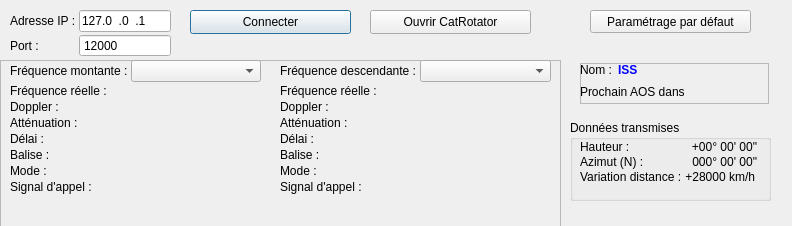
<?xml version="1.0" encoding="UTF-8"?>
<ui version="4.0">
 <class>Antenne</class>
 <widget class="QFrame" name="Antenne">
  <property name="geometry">
   <rect>
    <x>0</x>
    <y>0</y>
    <width>792</width>
    <height>226</height>
   </rect>
  </property>
  <property name="windowTitle">
   <string notr="true">Frame</string>
  </property>
  <widget class="QWidget" name="formLayoutWidget_81">
   <property name="geometry">
    <rect>
     <x>10</x>
     <y>10</y>
     <width>161</width>
     <height>51</height>
    </rect>
   </property>
   <layout class="QFormLayout" name="formLayout_radio1">
    <property name="horizontalSpacing">
     <number>3</number>
    </property>
    <property name="verticalSpacing">
     <number>2</number>
    </property>
    <item row="0" column="0">
     <widget class="QLabel" name="lbl_adresse">
      <property name="text">
       <string>Adresse IP :</string>
      </property>
     </widget>
    </item>
    <item row="0" column="1">
     <widget class="QLineEdit" name="adresse">
      <property name="inputMask">
       <string notr="true">000.000.000.000</string>
      </property>
      <property name="text">
       <string notr="true">127.0.0.1</string>
      </property>
     </widget>
    </item>
    <item row="1" column="0">
     <widget class="QLabel" name="lbl_port">
      <property name="text">
       <string>Port :</string>
      </property>
     </widget>
    </item>
    <item row="1" column="1">
     <widget class="QSpinBox" name="port">
      <property name="buttonSymbols">
       <enum>QAbstractSpinBox::NoButtons</enum>
      </property>
      <property name="minimum">
       <number>1</number>
      </property>
      <property name="maximum">
       <number>65535</number>
      </property>
      <property name="value">
       <number>12000</number>
      </property>
     </widget>
    </item>
   </layout>
  </widget>
  <widget class="QGroupBox" name="donneesTransmises">
   <property name="geometry">
    <rect>
     <x>570</x>
     <y>120</y>
     <width>201</width>
     <height>81</height>
    </rect>
   </property>
   <property name="title">
    <string>Données transmises</string>
   </property>
   <widget class="QWidget" name="formLayoutWidget_83">
    <property name="geometry">
     <rect>
      <x>10</x>
      <y>20</y>
      <width>176</width>
      <height>52</height>
     </rect>
    </property>
    <layout class="QFormLayout" name="formLayout_topoSatRadio">
     <property name="sizeConstraint">
      <enum>QLayout::SetFixedSize</enum>
     </property>
     <property name="labelAlignment">
      <set>Qt::AlignLeading|Qt::AlignLeft|Qt::AlignVCenter</set>
     </property>
     <property name="horizontalSpacing">
      <number>3</number>
     </property>
     <property name="verticalSpacing">
      <number>1</number>
     </property>
     <item row="0" column="0">
      <widget class="QLabel" name="lbl_hauteurSatRadio">
       <property name="font">
        <font/>
       </property>
       <property name="mouseTracking">
        <bool>true</bool>
       </property>
       <property name="text">
        <string>Hauteur :</string>
       </property>
      </widget>
     </item>
     <item row="1" column="0">
      <widget class="QLabel" name="lbl_azimutSatRadio">
       <property name="font">
        <font/>
       </property>
       <property name="mouseTracking">
        <bool>true</bool>
       </property>
       <property name="text">
        <string extracomment="Azimuth (from the North)">Azimut (N) :</string>
       </property>
      </widget>
     </item>
     <item row="2" column="0">
      <widget class="QLabel" name="lbl_rangeRateSatRadio">
       <property name="font">
        <font/>
       </property>
       <property name="mouseTracking">
        <bool>true</bool>
       </property>
       <property name="text">
        <string>Variation distance :</string>
       </property>
      </widget>
     </item>
     <item row="0" column="1">
      <widget class="QLabel" name="hauteurSatRadio">
       <property name="font">
        <font/>
       </property>
       <property name="mouseTracking">
        <bool>true</bool>
       </property>
       <property name="text">
        <string notr="true">+00° 00' 00&quot;</string>
       </property>
       <property name="alignment">
        <set>Qt::AlignRight|Qt::AlignTrailing|Qt::AlignVCenter</set>
       </property>
      </widget>
     </item>
     <item row="1" column="1">
      <widget class="QLabel" name="azimutSatRadio">
       <property name="font">
        <font/>
       </property>
       <property name="mouseTracking">
        <bool>true</bool>
       </property>
       <property name="text">
        <string notr="true">000° 00' 00&quot;</string>
       </property>
       <property name="alignment">
        <set>Qt::AlignRight|Qt::AlignTrailing|Qt::AlignVCenter</set>
       </property>
      </widget>
     </item>
     <item row="2" column="1">
      <widget class="QLabel" name="rangeRateRadio">
       <property name="font">
        <font/>
       </property>
       <property name="mouseTracking">
        <bool>true</bool>
       </property>
       <property name="toolTip">
        <string>Double-cliquer pour changer d'unités</string>
       </property>
       <property name="text">
        <string notr="true">+28000 km/h</string>
       </property>
       <property name="alignment">
        <set>Qt::AlignRight|Qt::AlignTrailing|Qt::AlignVCenter</set>
       </property>
       <property name="indent">
        <number>2</number>
       </property>
      </widget>
     </item>
    </layout>
   </widget>
  </widget>
  <widget class="QFrame" name="frameFrequences">
   <property name="geometry">
    <rect>
     <x>0</x>
     <y>60</y>
     <width>561</width>
     <height>171</height>
    </rect>
   </property>
   <property name="frameShape">
    <enum>QFrame::StyledPanel</enum>
   </property>
   <property name="frameShadow">
    <enum>QFrame::Raised</enum>
   </property>
   <widget class="QWidget" name="formLayoutWidget_84">
    <property name="geometry">
     <rect>
      <x>10</x>
      <y>0</y>
      <width>251</width>
      <height>161</height>
     </rect>
    </property>
    <layout class="QFormLayout" name="formLayout_frequenceMontante">
     <property name="horizontalSpacing">
      <number>3</number>
     </property>
     <property name="verticalSpacing">
      <number>2</number>
     </property>
     <item row="0" column="0">
      <widget class="QLabel" name="lbl_frequenceMontante">
       <property name="text">
        <string>Fréquence montante :</string>
       </property>
      </widget>
     </item>
     <item row="0" column="1">
      <widget class="QComboBox" name="frequenceMontante"/>
     </item>
     <item row="1" column="0">
      <widget class="QLabel" name="lbl_frequenceMontanteReelle">
       <property name="text">
        <string>Fréquence réelle :</string>
       </property>
      </widget>
     </item>
     <item row="1" column="1">
      <widget class="QLabel" name="frequenceMontanteReelle">
       <property name="text">
        <string/>
       </property>
       <property name="indent">
        <number>4</number>
       </property>
      </widget>
     </item>
     <item row="2" column="0">
      <widget class="QLabel" name="lbl_dopplerMontant">
       <property name="text">
        <string extracomment="Doppler effect">Doppler :</string>
       </property>
      </widget>
     </item>
     <item row="2" column="1">
      <widget class="QLabel" name="dopplerMontant">
       <property name="text">
        <string/>
       </property>
       <property name="indent">
        <number>4</number>
       </property>
      </widget>
     </item>
     <item row="5" column="0">
      <widget class="QLabel" name="lbl_baliseMontant">
       <property name="text">
        <string>Balise :</string>
       </property>
      </widget>
     </item>
     <item row="5" column="1">
      <widget class="QLabel" name="baliseMontant">
       <property name="text">
        <string/>
       </property>
       <property name="indent">
        <number>4</number>
       </property>
      </widget>
     </item>
     <item row="6" column="0">
      <widget class="QLabel" name="lbl_modeMontant">
       <property name="text">
        <string extracomment="Beacon mode">Mode :</string>
       </property>
      </widget>
     </item>
     <item row="6" column="1">
      <widget class="QLabel" name="modeMontant">
       <property name="text">
        <string/>
       </property>
       <property name="indent">
        <number>4</number>
       </property>
      </widget>
     </item>
     <item row="7" column="0">
      <widget class="QLabel" name="lbl_signalAppelMontant">
       <property name="text">
        <string extracomment="Callsign">Signal d'appel :</string>
       </property>
      </widget>
     </item>
     <item row="7" column="1">
      <widget class="QLabel" name="signalAppelMontant">
       <property name="text">
        <string/>
       </property>
       <property name="indent">
        <number>4</number>
       </property>
      </widget>
     </item>
     <item row="3" column="0">
      <widget class="QLabel" name="lbl_attenuationMontant">
       <property name="text">
        <string extracomment="Free space path loss">Atténuation :</string>
       </property>
      </widget>
     </item>
     <item row="3" column="1">
      <widget class="QLabel" name="attenuationMontant">
       <property name="text">
        <string/>
       </property>
       <property name="indent">
        <number>4</number>
       </property>
      </widget>
     </item>
     <item row="4" column="0">
      <widget class="QLabel" name="lbl_delaiMontant">
       <property name="text">
        <string>Délai :</string>
       </property>
      </widget>
     </item>
     <item row="4" column="1">
      <widget class="QLabel" name="delaiMontant">
       <property name="text">
        <string/>
       </property>
       <property name="indent">
        <number>4</number>
       </property>
      </widget>
     </item>
    </layout>
   </widget>
   <widget class="QWidget" name="formLayoutWidget_85">
    <property name="geometry">
     <rect>
      <x>280</x>
      <y>0</y>
      <width>271</width>
      <height>162</height>
     </rect>
    </property>
    <layout class="QFormLayout" name="formLayout_frequenceDescendante">
     <property name="horizontalSpacing">
      <number>3</number>
     </property>
     <property name="verticalSpacing">
      <number>2</number>
     </property>
     <item row="0" column="0">
      <widget class="QLabel" name="lbl_frequenceDescendante">
       <property name="text">
        <string>Fréquence descendante :</string>
       </property>
      </widget>
     </item>
     <item row="0" column="1">
      <widget class="QComboBox" name="frequenceDescendante"/>
     </item>
     <item row="1" column="0">
      <widget class="QLabel" name="lbl_frequenceDescendanteReelle">
       <property name="text">
        <string>Fréquence réelle :</string>
       </property>
      </widget>
     </item>
     <item row="1" column="1">
      <widget class="QLabel" name="frequenceDescendanteReelle">
       <property name="text">
        <string/>
       </property>
       <property name="indent">
        <number>4</number>
       </property>
      </widget>
     </item>
     <item row="2" column="0">
      <widget class="QLabel" name="lbl_dopplerDescendant">
       <property name="text">
        <string extracomment="Doppler effect">Doppler :</string>
       </property>
      </widget>
     </item>
     <item row="2" column="1">
      <widget class="QLabel" name="dopplerDescendant">
       <property name="text">
        <string/>
       </property>
       <property name="indent">
        <number>4</number>
       </property>
      </widget>
     </item>
     <item row="3" column="0">
      <widget class="QLabel" name="lbl_attenuationDescendant">
       <property name="text">
        <string extracomment="Free space path loss">Atténuation :</string>
       </property>
      </widget>
     </item>
     <item row="3" column="1">
      <widget class="QLabel" name="attenuationDescendant">
       <property name="text">
        <string/>
       </property>
       <property name="indent">
        <number>4</number>
       </property>
      </widget>
     </item>
     <item row="4" column="0">
      <widget class="QLabel" name="lbl_delaiDescendant">
       <property name="text">
        <string>Délai :</string>
       </property>
      </widget>
     </item>
     <item row="4" column="1">
      <widget class="QLabel" name="delaiDescendant">
       <property name="text">
        <string/>
       </property>
       <property name="indent">
        <number>4</number>
       </property>
      </widget>
     </item>
     <item row="5" column="0">
      <widget class="QLabel" name="lbl_baliseDescendant">
       <property name="text">
        <string>Balise :</string>
       </property>
      </widget>
     </item>
     <item row="5" column="1">
      <widget class="QLabel" name="baliseDescendant">
       <property name="text">
        <string/>
       </property>
       <property name="indent">
        <number>4</number>
       </property>
      </widget>
     </item>
     <item row="6" column="0">
      <widget class="QLabel" name="lbl_modeDescendant">
       <property name="text">
        <string extracomment="Beacon mode">Mode :</string>
       </property>
      </widget>
     </item>
     <item row="6" column="1">
      <widget class="QLabel" name="modeDescendant">
       <property name="text">
        <string/>
       </property>
       <property name="indent">
        <number>4</number>
       </property>
      </widget>
     </item>
     <item row="7" column="0">
      <widget class="QLabel" name="lbl_signalAppelDescendant">
       <property name="text">
        <string extracomment="Callsign">Signal d'appel :</string>
       </property>
      </widget>
     </item>
     <item row="7" column="1">
      <widget class="QLabel" name="signalAppelDescendant">
       <property name="text">
        <string/>
       </property>
       <property name="indent">
        <number>4</number>
       </property>
      </widget>
     </item>
    </layout>
   </widget>
  </widget>
  <widget class="QPushButton" name="connexion">
   <property name="geometry">
    <rect>
     <x>190</x>
     <y>10</y>
     <width>161</width>
     <height>24</height>
    </rect>
   </property>
   <property name="text">
    <string>Connecter</string>
   </property>
   <property name="checkable">
    <bool>true</bool>
   </property>
   <property name="default">
    <bool>true</bool>
   </property>
  </widget>
  <widget class="QPushButton" name="parametrageDefautRadio">
   <property name="geometry">
    <rect>
     <x>590</x>
     <y>10</y>
     <width>161</width>
     <height>23</height>
    </rect>
   </property>
   <property name="font">
    <font/>
   </property>
   <property name="text">
    <string>Paramétrage par défaut</string>
   </property>
  </widget>
  <widget class="QPushButton" name="ouvrirCatRotator">
   <property name="geometry">
    <rect>
     <x>370</x>
     <y>10</y>
     <width>161</width>
     <height>24</height>
    </rect>
   </property>
   <property name="text">
    <string>Ouvrir CatRotator</string>
   </property>
  </widget>
  <widget class="QFrame" name="frameSatellite">
   <property name="geometry">
    <rect>
     <x>580</x>
     <y>63</y>
     <width>189</width>
     <height>41</height>
    </rect>
   </property>
   <property name="frameShape">
    <enum>QFrame::StyledPanel</enum>
   </property>
   <property name="frameShadow">
    <enum>QFrame::Raised</enum>
   </property>
   <widget class="QLabel" name="prochainAOS">
    <property name="geometry">
     <rect>
      <x>0</x>
      <y>21</y>
      <width>191</width>
      <height>16</height>
     </rect>
    </property>
    <property name="text">
     <string notr="true">Prochain AOS dans </string>
    </property>
   </widget>
   <widget class="QWidget" name="formLayoutWidget_82">
    <property name="geometry">
     <rect>
      <x>0</x>
      <y>0</y>
      <width>181</width>
      <height>18</height>
     </rect>
    </property>
    <layout class="QFormLayout" name="formLayout_nomsatRadio">
     <property name="sizeConstraint">
      <enum>QLayout::SetFixedSize</enum>
     </property>
     <property name="labelAlignment">
      <set>Qt::AlignLeading|Qt::AlignLeft|Qt::AlignVCenter</set>
     </property>
     <property name="horizontalSpacing">
      <number>3</number>
     </property>
     <property name="verticalSpacing">
      <number>0</number>
     </property>
     <item row="0" column="0">
      <widget class="QLabel" name="lbl_nomsatRadio">
       <property name="sizePolicy">
        <sizepolicy hsizetype="Preferred" vsizetype="Preferred">
         <horstretch>0</horstretch>
         <verstretch>0</verstretch>
        </sizepolicy>
       </property>
       <property name="minimumSize">
        <size>
         <width>35</width>
         <height>0</height>
        </size>
       </property>
       <property name="font">
        <font/>
       </property>
       <property name="mouseTracking">
        <bool>true</bool>
       </property>
       <property name="text">
        <string>Nom :</string>
       </property>
      </widget>
     </item>
     <item row="0" column="1">
      <widget class="QLabel" name="nomsatRadio">
       <property name="sizePolicy">
        <sizepolicy hsizetype="Preferred" vsizetype="Preferred">
         <horstretch>0</horstretch>
         <verstretch>0</verstretch>
        </sizepolicy>
       </property>
       <property name="minimumSize">
        <size>
         <width>0</width>
         <height>0</height>
        </size>
       </property>
       <property name="palette">
        <palette>
         <active>
          <colorrole role="WindowText">
           <brush brushstyle="SolidPattern">
            <color alpha="255">
             <red>0</red>
             <green>0</green>
             <blue>255</blue>
            </color>
           </brush>
          </colorrole>
          <colorrole role="Base">
           <brush brushstyle="SolidPattern">
            <color alpha="255">
             <red>240</red>
             <green>240</green>
             <blue>240</blue>
            </color>
           </brush>
          </colorrole>
         </active>
         <inactive>
          <colorrole role="WindowText">
           <brush brushstyle="SolidPattern">
            <color alpha="255">
             <red>0</red>
             <green>0</green>
             <blue>255</blue>
            </color>
           </brush>
          </colorrole>
          <colorrole role="Base">
           <brush brushstyle="SolidPattern">
            <color alpha="255">
             <red>240</red>
             <green>240</green>
             <blue>240</blue>
            </color>
           </brush>
          </colorrole>
         </inactive>
         <disabled>
          <colorrole role="WindowText">
           <brush brushstyle="SolidPattern">
            <color alpha="255">
             <red>120</red>
             <green>120</green>
             <blue>120</blue>
            </color>
           </brush>
          </colorrole>
          <colorrole role="Base">
           <brush brushstyle="SolidPattern">
            <color alpha="255">
             <red>240</red>
             <green>240</green>
             <blue>240</blue>
            </color>
           </brush>
          </colorrole>
         </disabled>
        </palette>
       </property>
       <property name="font">
        <font>
         <bold>true</bold>
        </font>
       </property>
       <property name="mouseTracking">
        <bool>true</bool>
       </property>
       <property name="text">
        <string notr="true">ISS</string>
       </property>
      </widget>
     </item>
    </layout>
   </widget>
  </widget>
 </widget>
 <resources/>
 <connections/>
</ui>
